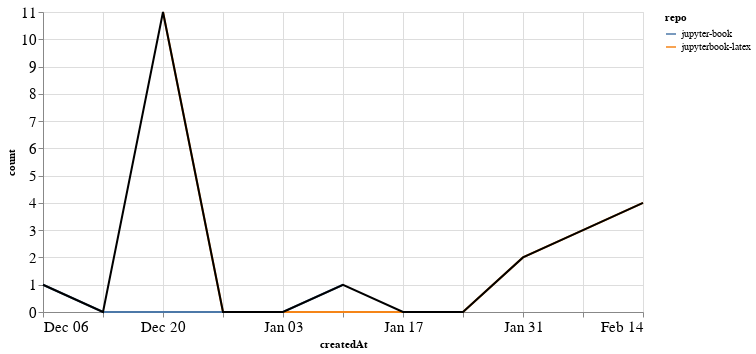

Source (notebook cell):
### Markdown cell above
### PRs

### Code cell
prs_time = prs.groupby('repo').resample('W', on='createdAt').count()['author'].reset_index()
prs_time = prs_time.rename(columns={'author': 'count'})
prs_time_total = prs_time.groupby('createdAt').agg({"count": "sum"}).reset_index()

ch1 = alt.Chart(prs_time, width=600).mark_line().encode(
    x='createdAt',
    y='count',
    color='repo',
    tooltip="repo"
)

ch2 = alt.Chart(prs_time_total, width=600).mark_line(color="black").encode(
    x='createdAt',
    y='count',
)

ch1 + ch2

### Figure 1 — Vega-Lite specification as saved in the notebook (floating-point values rounded to 4 significant figures)
{"config": {"axisLeft": {"labelFontSize": 15}, "axisBottom": {"labelFontSize": 15}}, "layer": [{"data": {"name": "data-7cff7a2c782de26ad18d7cf2286b4b2c"}, "mark": "line", "encoding": {"color": {"type": "nominal", "field": "repo"}, "tooltip": {"type": "nominal", "field": "repo"}, "x": {"type": "temporal", "field": "createdAt"}, "y": {"type": "quantitative", "field": "count"}}, "width": 600}, {"data": {"name": "data-7bc8065670863bd44c18579262a05ef2"}, "mark": {"type": "line", "color": "black"}, "encoding": {"x": {"type": "temporal", "field": "createdAt"}, "y": {"type": "quantitative", "field": "count"}}, "width": 600}], "$schema": "https://vega.github.io/schema/vega-lite/v4.8.1.json", "datasets": {"data-7cff7a2c782de26ad18d7cf2286b4b2c": [{"repo": "jupyter-book", "createdAt": "2020-12-06T00:00:00", "count": 1}, {"repo": "jupyter-book", "createdAt": "2020-12-13T00:00:00", "count": 0}, {"repo": "jupyter-book", "createdAt": "2020-12-20T00:00:00", "count": 0}, {"repo": "jupyter-book", "createdAt": "2020-12-27T00:00:00", "count": 0}, {"repo": "jupyter-book", "createdAt": "2021-01-03T00:00:00", "count": 0}, {"repo": "jupyter-book", "createdAt": "2021-01-10T00:00:00", "count": 1}, {"repo": "jupyterbook-latex", "createdAt": "2020-12-20T00:00:00", "count": 11}, {"repo": "jupyterbook-latex", "createdAt": "2020-12-27T00:00:00", "count": 0}, {"repo": "jupyterbook-latex", "createdAt": "2021-01-03T00:00:00", "count": 0}, {"repo": "jupyterbook-latex", "createdAt": "2021-01-10T00:00:00", "count": 0}, {"repo": "jupyterbook-latex", "createdAt": "2021-01-17T00:00:00", "count": 0}, {"repo": "jupyterbook-latex", "createdAt": "2021-01-24T00:00:00", "count": 0}, {"repo": "jupyterbook-latex", "createdAt": "2021-01-31T00:00:00", "count": 2}, {"repo": "jupyterbook-latex", "createdAt": "2021-02-07T00:00:00", "count": 3}, {"repo": "jupyterbook-latex", "createdAt": "2021-02-14T00:00:00", "count": 4}], "data-7bc8065670863bd44c18579262a05ef2": [{"createdAt": "2020-12-06T00:00:00", "count": 1}, {"createdAt": "2020-12-13T00:00:00", "count": 0}, {"createdAt": "2020-12-20T00:00:00", "count": 11}, {"createdAt": "2020-12-27T00:00:00", "count": 0}, {"createdAt": "2021-01-03T00:00:00", "count": 0}, {"createdAt": "2021-01-10T00:00:00", "count": 1}, {"createdAt": "2021-01-17T00:00:00", "count": 0}, {"createdAt": "2021-01-24T00:00:00", "count": 0}, {"createdAt": "2021-01-31T00:00:00", "count": 2}, {"createdAt": "2021-02-07T00:00:00", "count": 3}, {"createdAt": "2021-02-14T00:00:00", "count": 4}]}}
